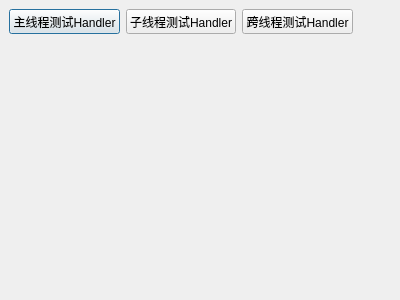
<?xml version="1.0" encoding="UTF-8"?>
<ui version="4.0">
 <class>HandlertestDialog</class>
 <widget class="QDialog" name="HandlertestDialog">
  <property name="geometry">
   <rect>
    <x>0</x>
    <y>0</y>
    <width>400</width>
    <height>300</height>
   </rect>
  </property>
  <property name="windowTitle">
   <string>Dialog</string>
  </property>
  <widget class="QWidget" name="">
   <property name="geometry">
    <rect>
     <x>9</x>
     <y>9</y>
     <width>344</width>
     <height>25</height>
    </rect>
   </property>
   <layout class="QHBoxLayout" name="horizontalLayout">
    <property name="sizeConstraint">
     <enum>QLayout::SetDefaultConstraint</enum>
    </property>
    <item>
     <widget class="QPushButton" name="testHandler1">
      <property name="text">
       <string>主线程测试Handler</string>
      </property>
     </widget>
    </item>
    <item>
     <widget class="QPushButton" name="testHandler2">
      <property name="text">
       <string>子线程测试Handler</string>
      </property>
     </widget>
    </item>
    <item>
     <widget class="QPushButton" name="testHandler3">
      <property name="text">
       <string>跨线程测试Handler</string>
      </property>
     </widget>
    </item>
   </layout>
  </widget>
 </widget>
 <resources/>
 <connections/>
</ui>
